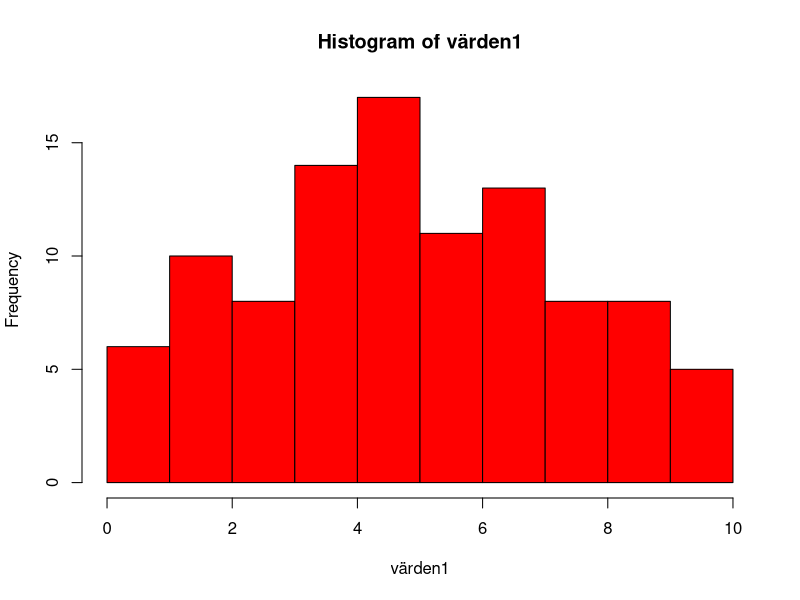
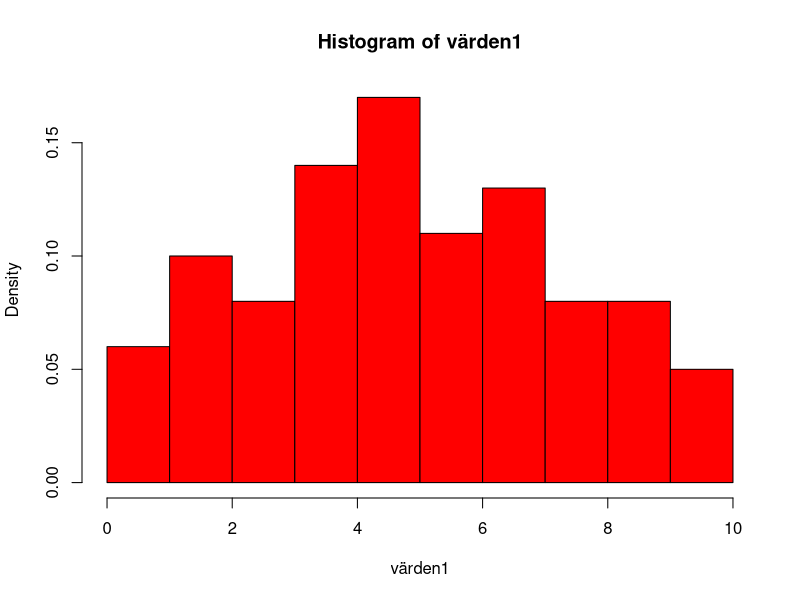
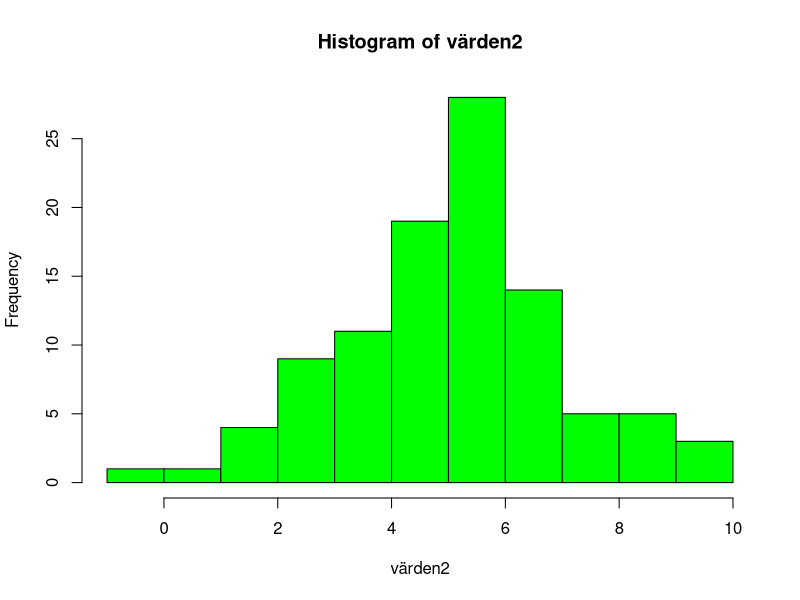
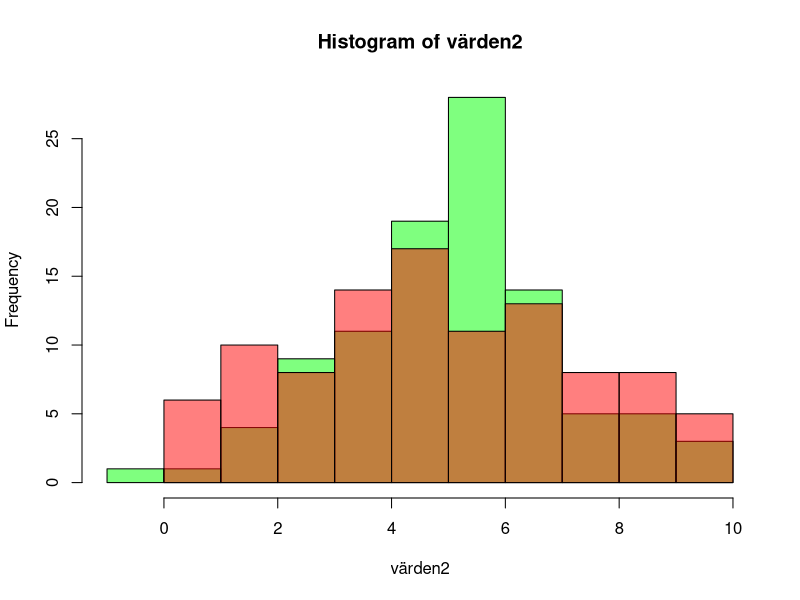

These figures' R source, in order:
# Skapa en vektor med 100 slumpvärden mellan 0 och 10
# från en likformig sannolikhetsfördelning
värden1 <- runif(100, min=0, max=10)

# Gör ett histogram som visar fördelningen av värdena
hist(värden1, col = "red")

# Välja sannolikhetstäthet istället för frekvens
hist(värden1,col="red", freq = FALSE)

### Skapa en vektor med 100 slumpvärden från en nomralfördelning
# med medelvärdet 5 och standardavvikelsen 2
värden2 <- rnorm(100, mean=5, sd=2)

hist(värden2, col = "green")

### Plotta bägge histogrammen över varandra med genomskinliga färger
h1 <- hist(värden1, plot=FALSE)
h2 <- hist(värden2, plot=FALSE)
plot(h2, col=rgb(red=0, green=1, blue=0, alpha=0.5))
plot(h1, add=TRUE, col=rgb(red=1, green=0, blue=0, alpha=0.5))

